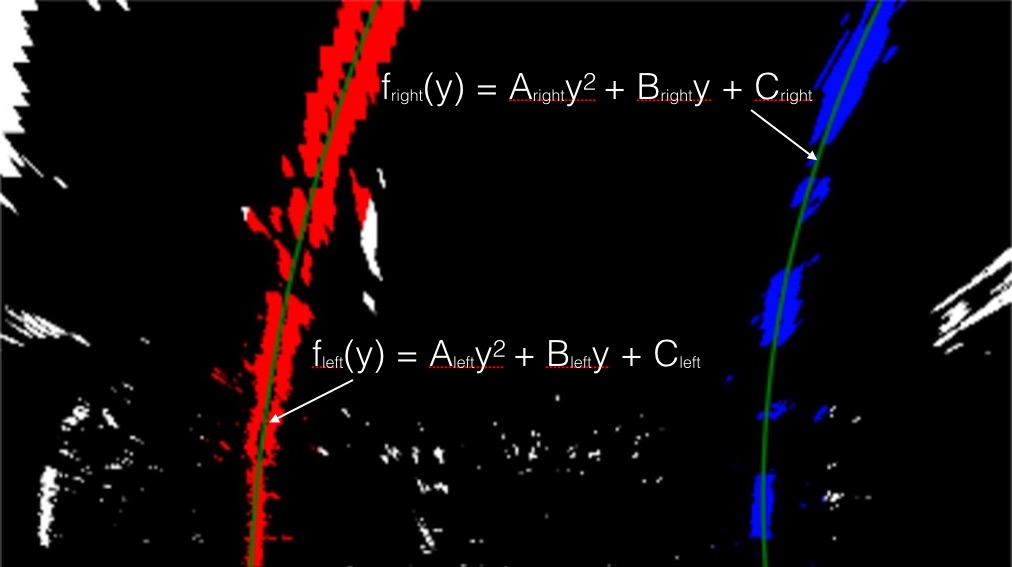
#> input picture examples/color_fit_lines.jpg, 1012 x 567 px; its folder holds only this picture in this run
$ python -i Funcs.py   (imports and definitions only)   (older library calls are emulated)
#> lines starting #> are read from the running program, lines starting #| are printed output that depends on the picture; after the words box and inside, x2 and y2 are one past the last pixel; in counts of white or black regions, pixels touching at a corner belong together
import numpy as np
import cv2
import glob
import matplotlib.pyplot as plt
import pickle

"""
find the object points and the image points that are used to calibrate the camera.
This data will be used to update the Camera in the next steps.
"""
# [26 lines left out: function CalibrateCamera, not called in this run]
"""
Undistortion for the image.
This function return the image after removing the distortion.
"""
# [12 lines left out: function undistortimage, not called in this run]
"""
Perspective Transform for the image.
"""
# [19 lines left out: function Transformimage, not called in this run]
def abs_sobel_thresh(gray, orient='x', sobel_kernel=3, thresh=(0, 255)):
    if orient=='x':
        Sobel=cv2.Sobel(gray, cv2.CV_64F, 1, 0,ksize=sobel_kernel)
    else:
        Sobel=cv2.Sobel(gray, cv2.CV_64F, 0, 1,ksize=sobel_kernel)
    image_abs=np.absolute(Sobel)
    image_uint=np.uint8(255*image_abs/np.max(image_abs))
    binary_output=np.zeros_like(image_uint)
    binary_output[(image_uint>=thresh[0])&(image_uint<=thresh[1])]=1
    #plt.imshow(binary_output,cmap='gray')
    #plt.show()
    return binary_output

def mag_thresh(gray, sobel_kernel=3, mag_thresh=(0, 255)):
    Sobelx=cv2.Sobel(gray, cv2.CV_64F, 1, 0,ksize= sobel_kernel)
    Sobely=cv2.Sobel(gray, cv2.CV_64F, 0, 1,ksize= sobel_kernel)
    Sobel=np.sqrt(np.power(Sobelx,2)+np.power(Sobely,2))
    image_uint=np.uint8(255*Sobel/np.max(Sobel))
    binary_output=np.zeros_like(image_uint)
    binary_output[(image_uint>=mag_thresh[0])&(image_uint<=mag_thresh[1])]=1
    #plt.imshow(binary_output,cmap='gray')
    #plt.show()
    return binary_output

def dir_threshold(gray, sobel_kernel=3, thresh=(0, np.pi/2)):
    Sobelx=cv2.Sobel(gray, cv2.CV_64F, 1, 0,ksize=sobel_kernel)
    Sobely=cv2.Sobel(gray, cv2.CV_64F, 0, 1,ksize=sobel_kernel)
    Sobelx_abs=np.absolute(Sobelx)
    Sobely_abs=np.absolute(Sobely)
    image_uint=np.arctan2(Sobely_abs, Sobelx_abs)
    binary_output=np.zeros_like(image_uint)
    binary_output[(image_uint>=thresh[0])&(image_uint<=thresh[1])]=1
    #plt.imshow(binary_output,cmap='gray')
    #plt.show()
    return binary_output
def hls_select(img, thresh=(0, 255)):
    # 1) Convert to HLS color space
    image_hls=cv2.cvtColor(img,cv2.COLOR_BGR2HLS)
    # 2) Apply a threshold to the S channel
    image_s=image_hls[:,:,2]
    # 3) Return a binary image of threshold result
    binary_output=np.zeros_like(image_s)
    binary_output[((image_s>thresh[0])&(image_s<=thresh[1]))]=1


    #plt.imshow(binary_output,cmap='gray')
    #plt.show()
    return binary_output
def RGB_thresh(img, thresh=(25,255)):
    min=thresh[0]
    max=thresh[1]
    R=img[:,:,2]
    G=img[:,:,1]
    B=img[:,:,0]
    gray = cv2.cvtColor(img, cv2.COLOR_BGR2GRAY)
    binary_output = np.zeros_like(gray)
    binary_output[((( R> min) & (R<max))&(( G> min) & (G<max))&(( B> min) & (B<max)))] = 1
    # 3) Return a binary image of threshold result
    return binary_output
def CombinedImage(img):
    ksize = 5
    gray = cv2.cvtColor(img, cv2.COLOR_BGR2GRAY)
    img_s=hls_select(img,thresh=(200, 255))
    img_RGb = RGB_thresh(img)
    gradx = abs_sobel_thresh(gray, orient='x', sobel_kernel=ksize, thresh=(20, 100))
    grady = abs_sobel_thresh(gray, orient='y', sobel_kernel=ksize, thresh=(20, 100))
    mag_binary = mag_thresh(gray, sobel_kernel=ksize, mag_thresh=(20, 100))
    dir_binary = dir_threshold(gray, sobel_kernel=ksize, thresh=(0.1, 1))
    combined=np.zeros_like(gray)
    combined_f=np.zeros_like(gray)
    combined_c=np.zeros_like(gray)
    combined_f[(((gradx==1)&(grady==1))|((mag_binary==1)&(dir_binary==1)))]=1
    #combined_c[(((img_s==1)|(img_b==1)))]=1
    combined_c[((img_s==1))]=1
    combined[(((img_s==1)|(combined_f==1))&(img_RGb==1))]=1

    #return combined_c,combined_f,combined
    return combined

# [234 lines left out: functions SlidingWindow, CalcCurvature, DrawLaneArea, Polyfit, VisualizeLane, UndistortedChessBoardTest, not called in this run]

>>> import cv2
>>> picture = cv2.imread('examples/color_fit_lines.jpg')
#> picture is the input picture: shape (567, 1012, 3); mean B, G, R 11.4, 8.2, 15.7
>>> result = CombinedImage(picture)
#> in hls_select, `image_hls=cv2.cvtColor(img,cv2.COLOR_BGR2HLS)`: image_hls: shape (567, 1012, 3); mean of channels 0, 1, 2 15.3, 13.6, 37.6
#> in CombinedImage, `img_s=hls_select(img,thresh=(200, 255))`:
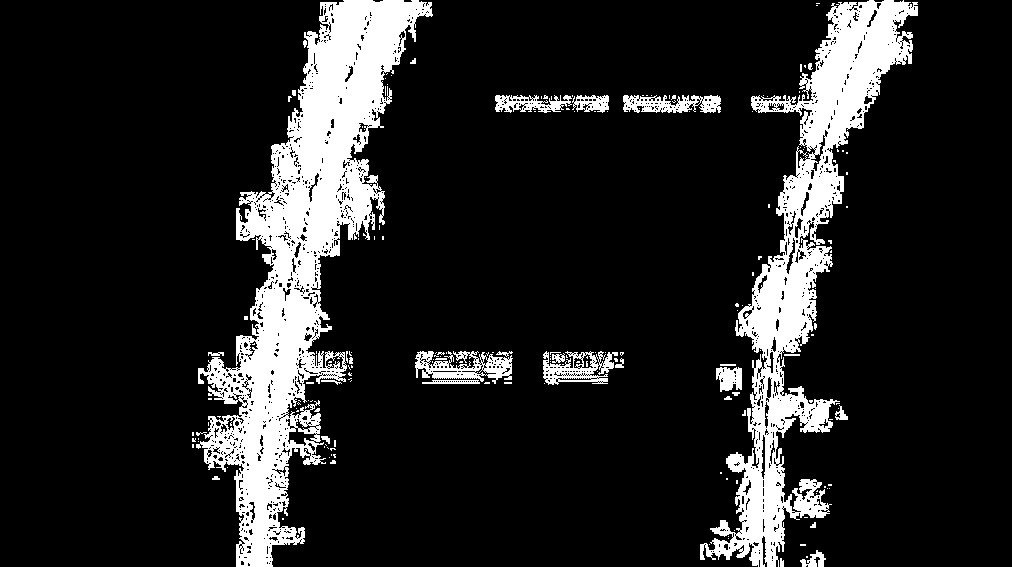
#> img_s: shape (567, 1012); values 0 (black) and 1 (white), 14.1% white; 182 white regions (152 under 20 px), largest, box (x1, y1, x2, y2) and area: (196, 0, 433, 567) 43096, (700, 0, 918, 567) 30015, (415, 351, 513, 384) 1644
#> in CombinedImage, `img_RGb = RGB_thresh(img)`: img_RGb: shape (567, 1012); values 0 (black) and 1 (white), 3.7% white; 307 white regions (166 under 20 px), largest, box (x1, y1, x2, y2) and area: (900, 0, 1012, 567) 3718, (0, 0, 102, 567) 3259, (4, 304, 91, 347) 1248
#> in CombinedImage, `gradx = abs_sobel_thresh(gray, orient='x', sobel_kernel=ksize, thresh=..`: gradx: shape (567, 1012); values 0 (black) and 1 (white), 5.5% white in thin lines or dots
#> call 2 of abs_sobel_thresh, with orient = 'y', sobel_kernel = 5, thresh = (20, 100)
#> in abs_sobel_thresh (call 2), `Sobel=cv2.Sobel(gray, cv2.CV_64F, 0, 1,ksize=sobel_kernel)`:
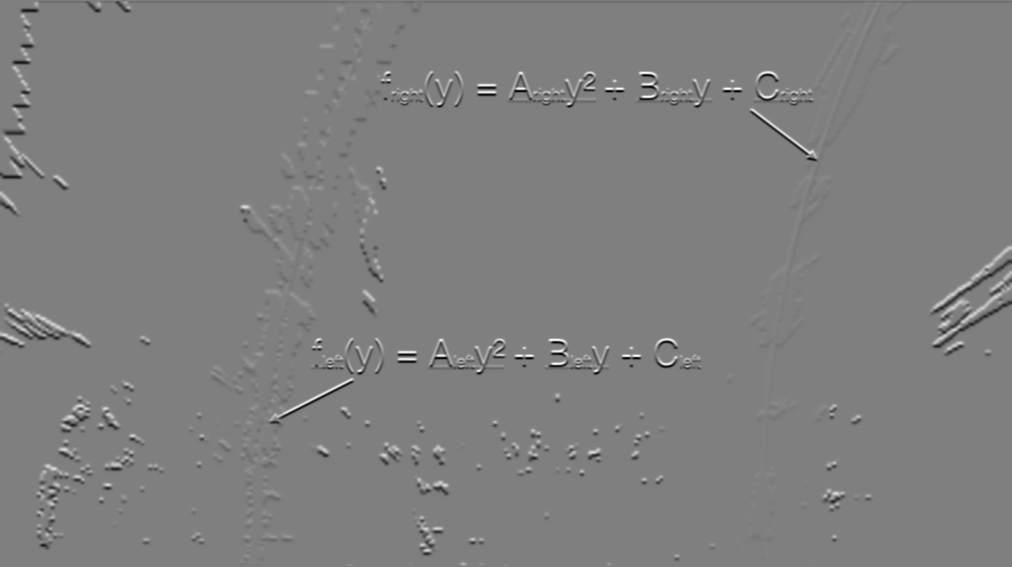
#> Sobel: shape (567, 1012) float64; min -12189, max 12203, mean -8.8; drawn with min black and max white
#> in CombinedImage, `grady = abs_sobel_thresh(gray, orient='y', sobel_kernel=ksize, thresh=..`:
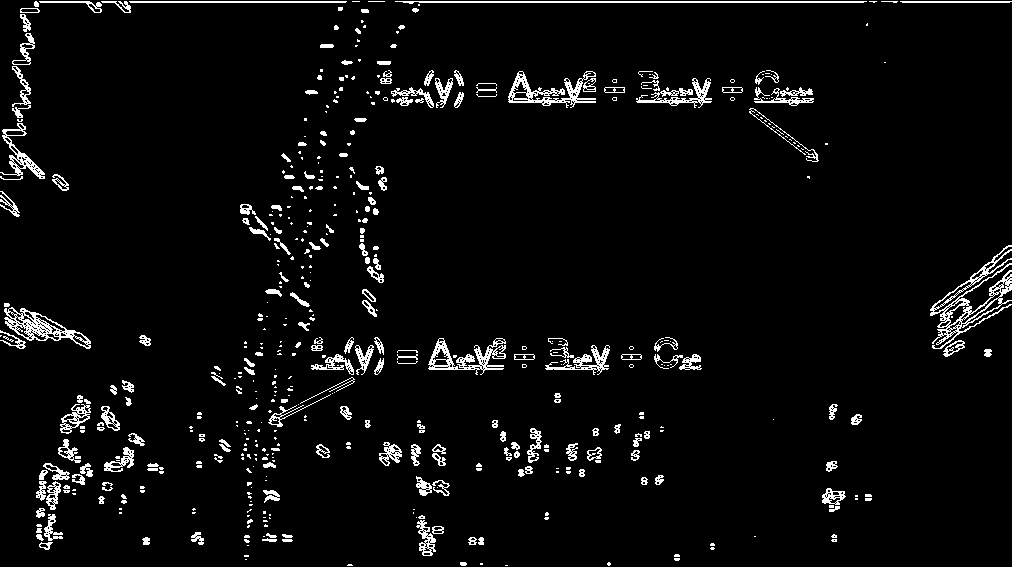
#> grady: shape (567, 1012); values 0 (black) and 1 (white), 4.3% white in thin lines or dots
#> in CombinedImage, `mag_binary = mag_thresh(gray, sobel_kernel=ksize, mag_thresh=(20, 100))`:
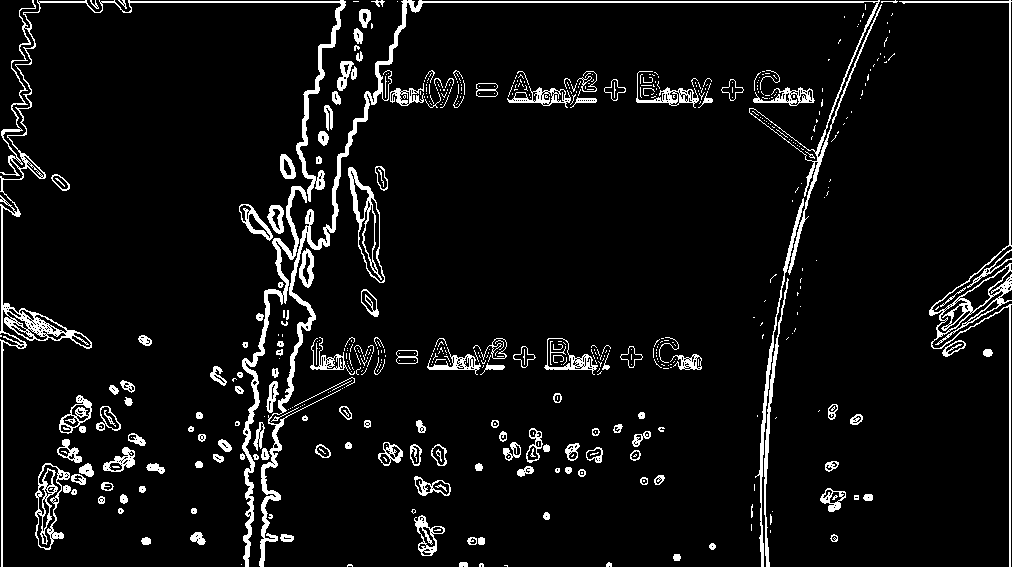
#> mag_binary: shape (567, 1012); values 0 (black) and 1 (white), 6.4% white; 561 white regions (386 under 20 px), largest, box (x1, y1, x2, y2) and area: (259, 0, 882, 567) 6023, (0, 0, 346, 567) 4988, (899, 0, 1012, 567) 2639
#> in dir_threshold, `image_uint=np.arctan2(Sobely_abs, Sobelx_abs)`:
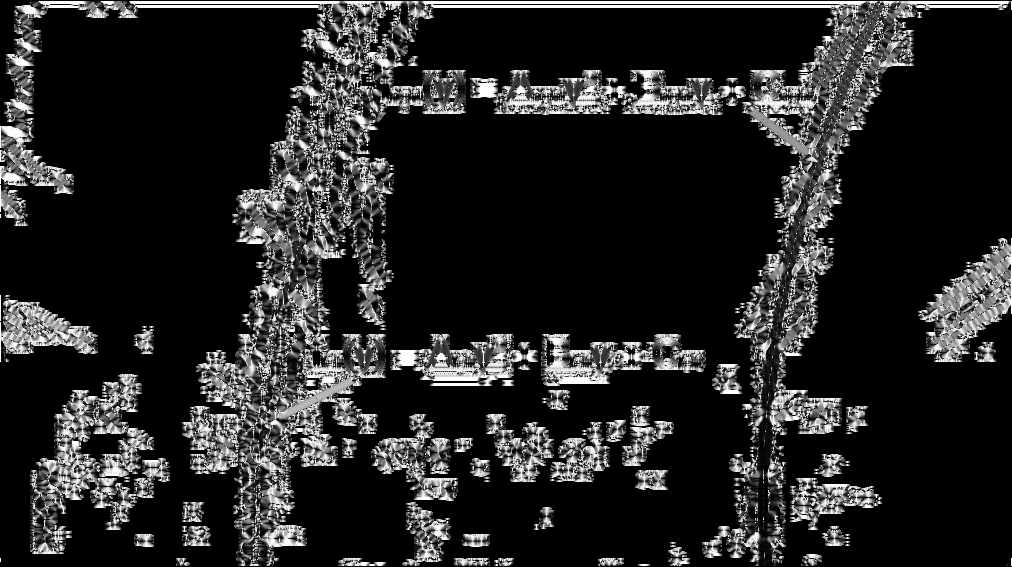
#> image_uint: shape (567, 1012) float64; min 0, max 1.57, mean 0.23; drawn with min black and max white
#> in CombinedImage, `dir_binary = dir_threshold(gray, sobel_kernel=ksize, thresh=(0.1, 1))`:
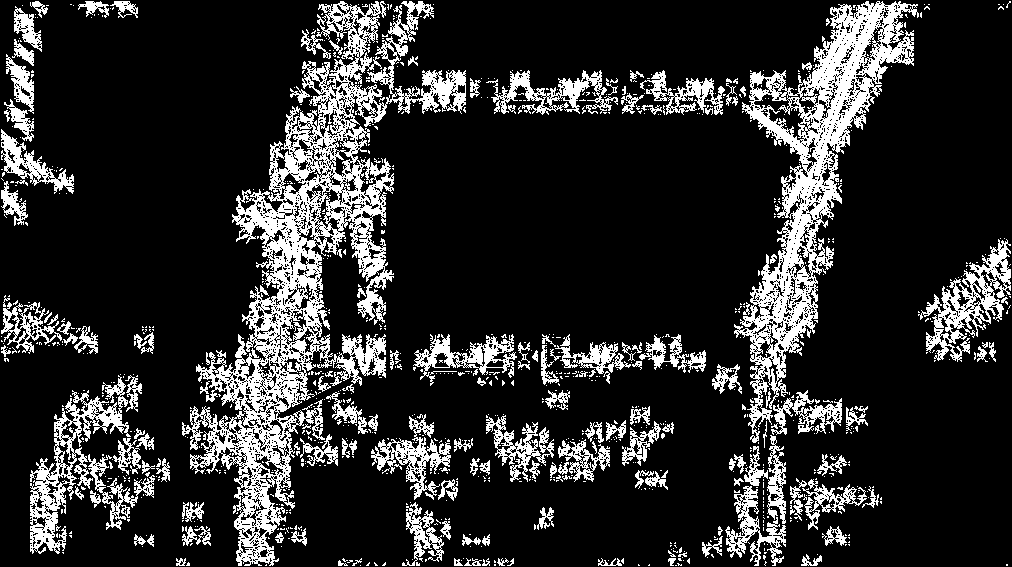
#> dir_binary: shape (567, 1012) float64; values 0 (black) and 1 (white), 17.6% white; 1044 white regions (883 under 20 px), largest, box (x1, y1, x2, y2) and area: (182, 1, 466, 566) 34901, (734, 1, 919, 443) 19237, (30, 375, 131, 554) 4423
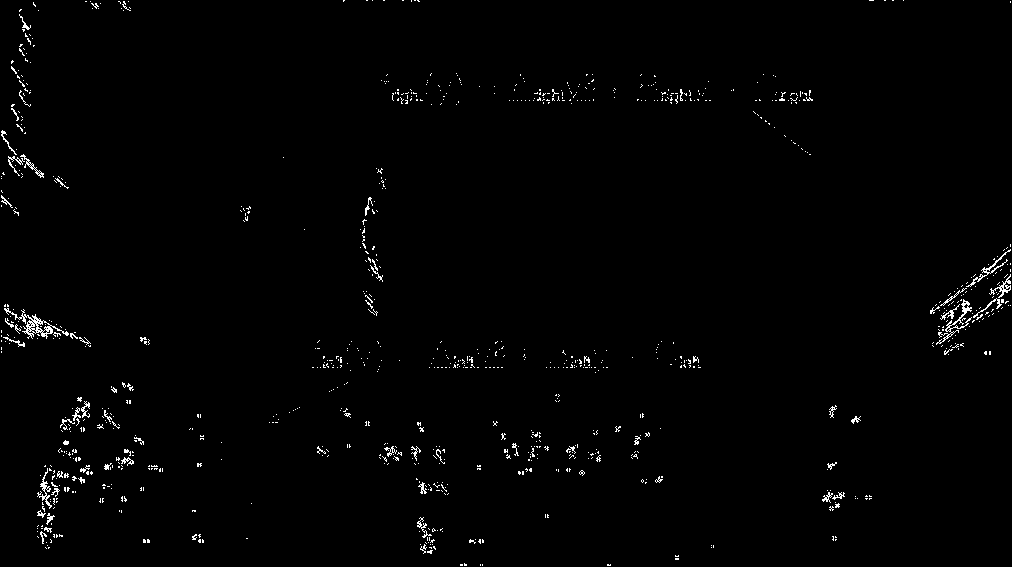
#> result: shape (567, 1012); values 0 (black) and 1 (white), 1.1% white in thin lines or dots
